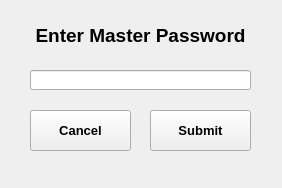
<?xml version="1.0" encoding="UTF-8"?>
<ui version="4.0">
 <class>password_prompt</class>
 <widget class="QWidget" name="password_prompt">
  <property name="geometry">
   <rect>
    <x>0</x>
    <y>0</y>
    <width>282</width>
    <height>188</height>
   </rect>
  </property>
  <property name="windowTitle">
   <string>Form</string>
  </property>
  <widget class="QLabel" name="label_one">
   <property name="geometry">
    <rect>
     <x>20</x>
     <y>10</y>
     <width>241</width>
     <height>51</height>
    </rect>
   </property>
   <property name="font">
    <font>
     <pointsize>14</pointsize>
     <weight>75</weight>
     <bold>true</bold>
    </font>
   </property>
   <property name="text">
    <string>Enter Master Password</string>
   </property>
   <property name="alignment">
    <set>Qt::AlignCenter</set>
   </property>
  </widget>
  <widget class="QLineEdit" name="password_field">
   <property name="geometry">
    <rect>
     <x>30</x>
     <y>70</y>
     <width>221</width>
     <height>20</height>
    </rect>
   </property>
   <property name="echoMode">
    <enum>QLineEdit::Password</enum>
   </property>
  </widget>
  <widget class="QPushButton" name="submit_button">
   <property name="geometry">
    <rect>
     <x>150</x>
     <y>110</y>
     <width>101</width>
     <height>41</height>
    </rect>
   </property>
   <property name="font">
    <font>
     <pointsize>10</pointsize>
     <weight>75</weight>
     <bold>true</bold>
    </font>
   </property>
   <property name="text">
    <string>Submit</string>
   </property>
  </widget>
  <widget class="QPushButton" name="cancel_button">
   <property name="geometry">
    <rect>
     <x>30</x>
     <y>110</y>
     <width>101</width>
     <height>41</height>
    </rect>
   </property>
   <property name="font">
    <font>
     <pointsize>10</pointsize>
     <weight>75</weight>
     <bold>true</bold>
    </font>
   </property>
   <property name="text">
    <string>Cancel</string>
   </property>
  </widget>
 </widget>
 <resources/>
 <connections/>
</ui>
